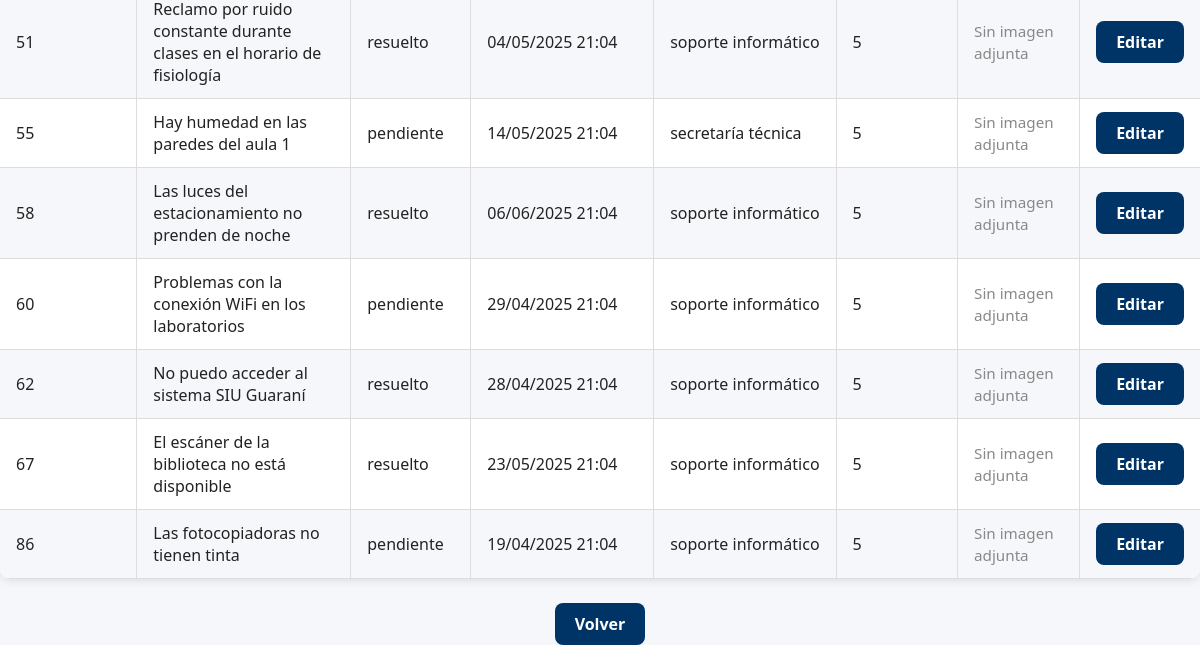
The app's page /mis_reclamos (signed in, lower part), older data.
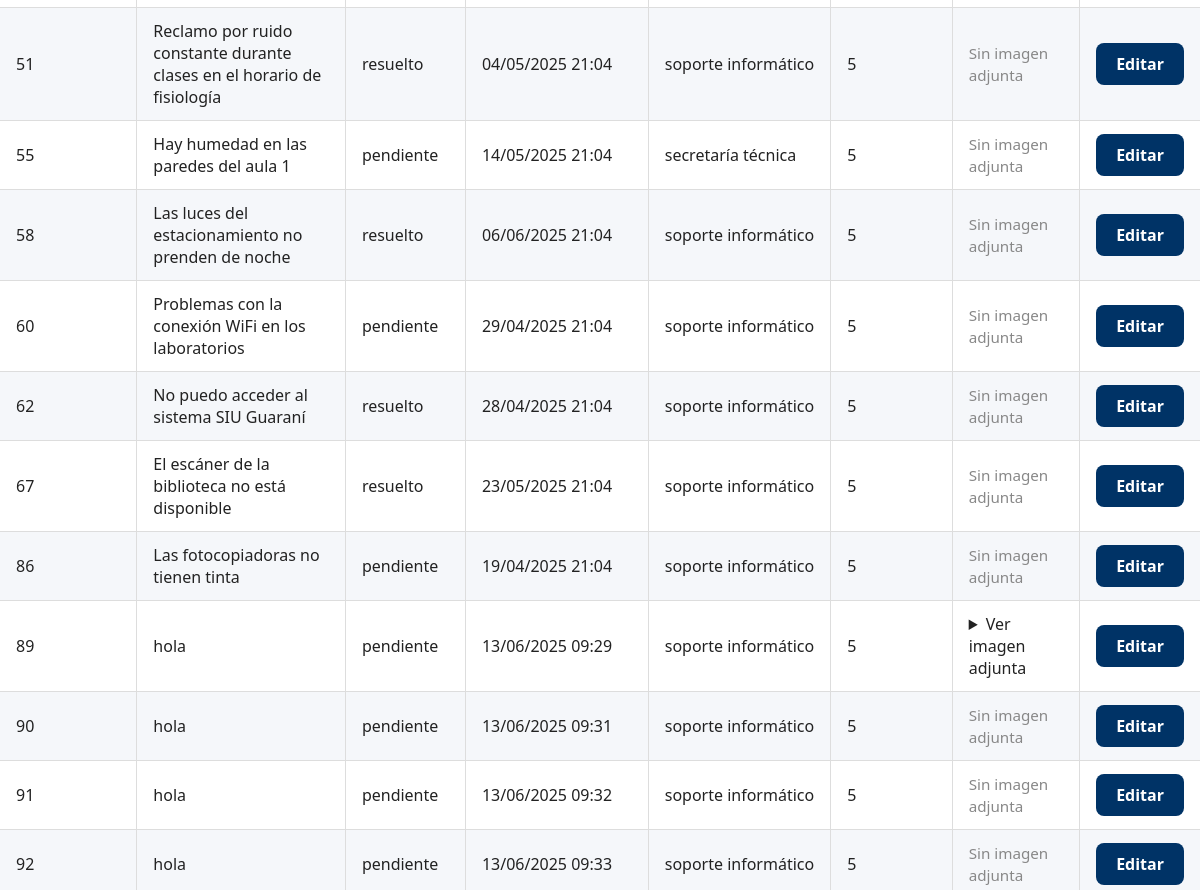
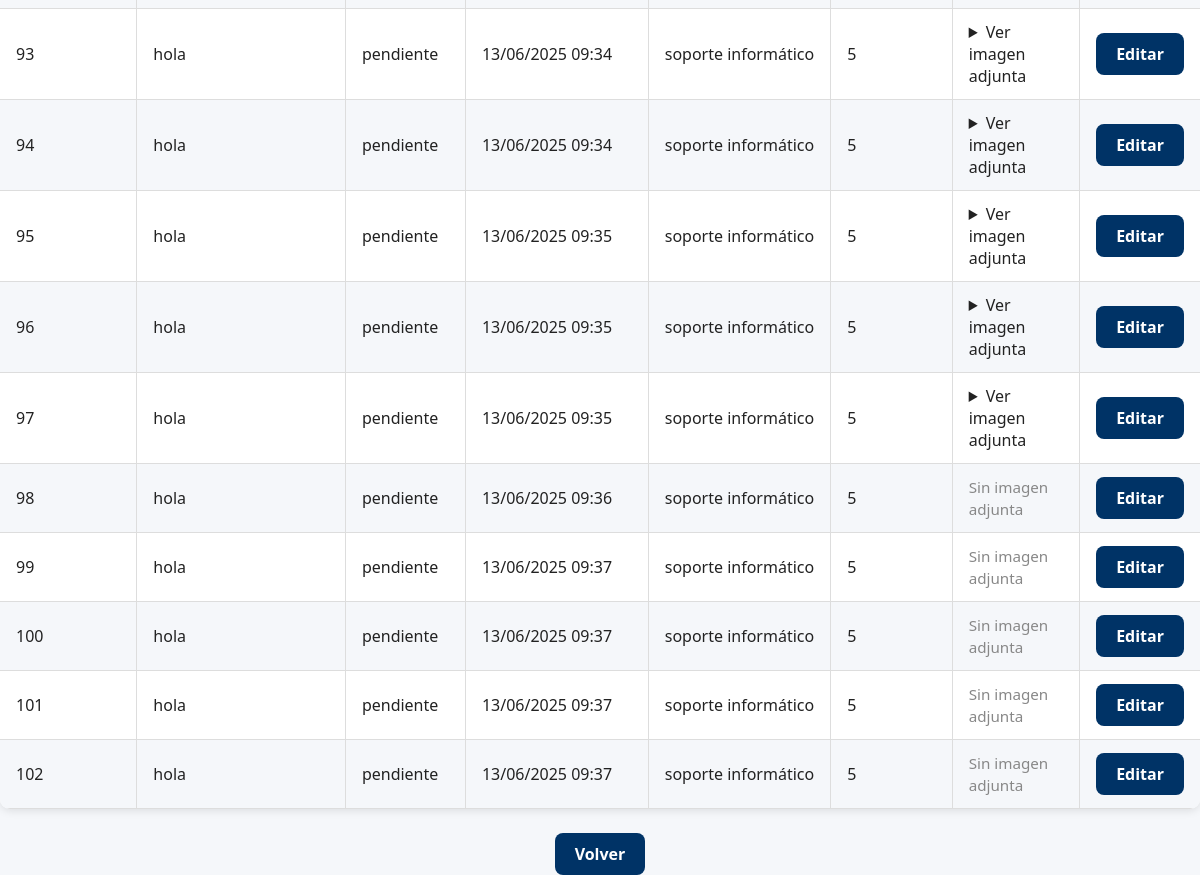
The same page, newer data (2 pictures, top to bottom).
### modules/modelos.py (models this page shows, shortened)
class Base(DeclarativeBase):
    pass

class ModeloReclamo(Base):
    __tablename__ = 'reclamos'
    id = Column(Integer, primary_key=True)
    estado = Column(String, default="pendiente")
    fecha_hora = Column(DateTime, default=datetime.utcnow)
    contenido = Column(String)
    usuario_id = Column(Integer, ForeignKey('usuarios.id'))
    clasificacion = Column(String)
    cantidad_adherentes = Column(Integer, default=1) #Se contabiliza como adherente el usuario que crea el reclamo
    tiempo_estimado = Column(Integer,default=0) #Solo se cambia cuando el reclamo pasa de pendiente -->en proceso
    resuelto_en = Column(Integer,default=None) #Representa la cantidad de días que se tardó en resolver un reclamo
    ''' Relación muchos a muchos con Usuario
    Una relación muchos a muchos en SQL permite que múltiples registros de una tabla se asocien con múltiples registros de otra tabla.
    Esto se implementa mediante una tabla intermedia que contiene claves foráneas de ambas tablas relacionadas.
    Esta estructura facilita modelar relaciones complejas, como estudiantes inscritos en varios cursos o productos en múltiples órdenes.
    '''
    usuarios = relationship(
        "ModeloUsuario",
        secondary=usuarios_reclamos,
        back_populates="reclamos"
    )
    usuario = relationship("ModeloUsuario", foreign_keys=[usuario_id], backref="reclamos_creados")

### server.py (the view)
@app.route('/mis_reclamos')
@login_required
def mis_reclamos():
    reclamos = repo_reclamos.obtener_todos_los_registros(current_user.id)
    return render_template('mis_reclamos.html', usuario=current_user, reclamos=reclamos, os=os)

### modules/login.py (called while the page is built)
    @property
    def is_authenticated(self):
        return True

### modules/repositorio.py (called while the page is built)
    def obtener_registro_por_filtro(self, campo, valor, campo2=None, valor2=None):
        query = self.__session.query(ModeloUsuario).filter(getattr(ModeloUsuario, campo) == valor)
        if campo2 and valor2:
            query = query.filter(getattr(ModeloUsuario, campo2) == valor2)
        modelo = query.first()
        if modelo:
            return self.__map_modelo_a_entidad(modelo)
        return None

    def __map_modelo_a_entidad(self, modelo: ModeloUsuario):
        return Usuario(
            nombre=modelo.nombre,
            apellido=modelo.apellido,
            email=modelo.email,
            nombre_de_usuario=modelo.nombre_de_usuario,
            contraseña=modelo.contraseña,
            rol=modelo.rol,
            claustro=modelo.claustro,
            id=modelo.id
        )

    def obtener_todos_los_registros(self, usuario_id):
        return self.__session.query(ModeloReclamo).filter_by(usuario_id=usuario_id).all()

### modules/usuarios.py (called while the page is built)
    @property
    def nombre(self):
        return self.__nombre

    @property
    def apellido(self):
        return self.__apellido

    @property
    def rol(self):
        return self.__rol

### templates/mis_reclamos.html (shortened to what this page needs)
<!DOCTYPE html>
<html lang="es">
<head>
    <link rel="stylesheet" href="{{ url_for('static', filename='style.css') }}">
</head>
<body>
    <table>
        <tbody>
            {% for reclamo in reclamos %}
                <tr>
                    <td class="col-id">{{ reclamo.id }}</td>
                    <td class="col-descripcion">{{ reclamo.contenido }}</td>
                    <td class="col-estado">{{ reclamo.estado }}</td>
                    <td class="col-fecha">{{ reclamo.fecha_hora.strftime('%d/%m/%Y %H:%M')}}</td>
                    <td class="col-clasificacion">{{ reclamo.clasificacion }}</td>
                    <td class="col-usuario">{{ reclamo.usuario_id }}</td>
                    <td class = "col-imagen">
                    {% set imagen_path = 'static/Imagenes Reclamos/{}.png'.format(reclamo.id) %}
                    {% if os.path.exists(imagen_path) %}
                        <details>
                            <summary>Ver imagen adjunta</summary>
                        </details>
                    {% else %}
                        <span style="color: #888; font-size: 0.95em;">Sin imagen adjunta</span>
                    {% endif %}
                    </td>
                    <td class="col-acciones">
                        <a href="{{ url_for('editar_reclamo', reclamo_id=reclamo.id) }}" class="enlace-boton">Editar</a>
                    </td>
                </tr>
            {% endfor %}
        </tbody>
    </table>
    <div style="text-align:center; margin-top: 20px;">
        <a href="{{ url_for('inicio') }}" class="enlace-boton">Volver</a>
    </div>
</body>
</html>

Row changes from the older to the newer data that the page shows:
added ModeloReclamo: id "89", contenido "hola", estado "pendiente", fecha_hora "13/06/2025 09:29", clasificacion "soporte informático", usuario_id "5"
added ModeloReclamo: id "90", contenido "hola", estado "pendiente", fecha_hora "13/06/2025 09:31", clasificacion "soporte informático", usuario_id "5", shows "Sin imagen adjunta"
added ModeloReclamo: id "91", contenido "hola", estado "pendiente", fecha_hora "13/06/2025 09:32", clasificacion "soporte informático", usuario_id "5", shows "Sin imagen adjunta"
added ModeloReclamo: id "92", contenido "hola", estado "pendiente", fecha_hora "13/06/2025 09:33", clasificacion "soporte informático", usuario_id "5", shows "Sin imagen adjunta"
added ModeloReclamo: id "93", contenido "hola", estado "pendiente", fecha_hora "13/06/2025 09:34", clasificacion "soporte informático", usuario_id "5"
added ModeloReclamo: id "94", contenido "hola", estado "pendiente", fecha_hora "13/06/2025 09:34", clasificacion "soporte informático", usuario_id "5"
added ModeloReclamo: id "95", contenido "hola", estado "pendiente", fecha_hora "13/06/2025 09:35", clasificacion "soporte informático", usuario_id "5"
added ModeloReclamo: id "96", contenido "hola", estado "pendiente", fecha_hora "13/06/2025 09:35", clasificacion "soporte informático", usuario_id "5"
added ModeloReclamo: id "97", contenido "hola", estado "pendiente", fecha_hora "13/06/2025 09:35", clasificacion "soporte informático", usuario_id "5"
added ModeloReclamo: id "98", contenido "hola", estado "pendiente", fecha_hora "13/06/2025 09:36", clasificacion "soporte informático", usuario_id "5", shows "Sin imagen adjunta"
added ModeloReclamo: id "99", contenido "hola", estado "pendiente", fecha_hora "13/06/2025 09:37", clasificacion "soporte informático", usuario_id "5", shows "Sin imagen adjunta"
added ModeloReclamo: id "100", contenido "hola", estado "pendiente", fecha_hora "13/06/2025 09:37", clasificacion "soporte informático", usuario_id "5", shows "Sin imagen adjunta"
added ModeloReclamo: id "101", contenido "hola", estado "pendiente", fecha_hora "13/06/2025 09:37", clasificacion "soporte informático", usuario_id "5", shows "Sin imagen adjunta"
added ModeloReclamo: id "102", contenido "hola", estado "pendiente", fecha_hora "13/06/2025 09:37", clasificacion "soporte informático", usuario_id "5", shows "Sin imagen adjunta"
